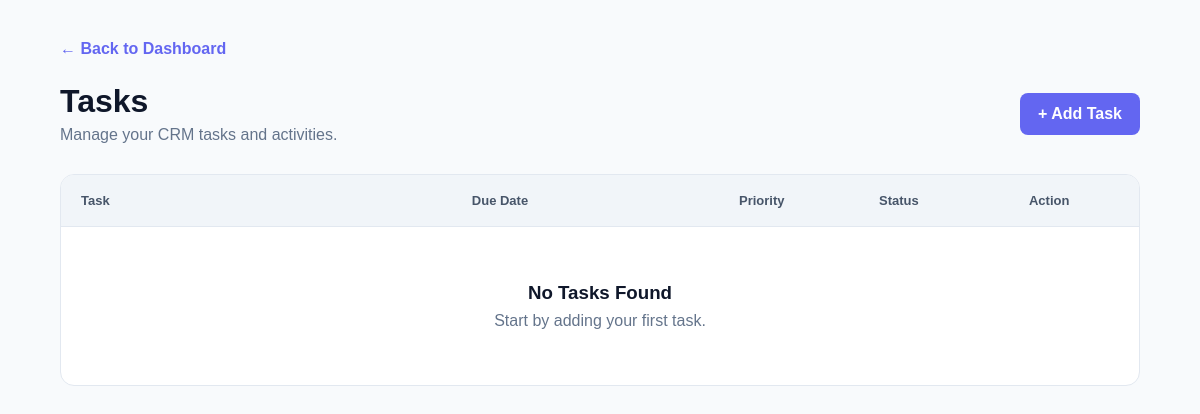
/tasks/, run on an earlier commit of the app's database.
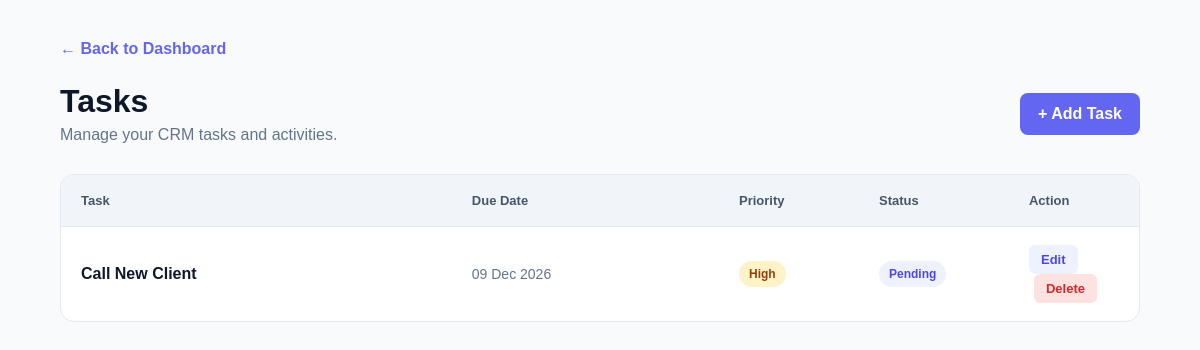
And on a later commit of the database.
### crm/models.py (models this page shows, shortened)
class Task(models.Model):
    PRIORITY_CHOICES = [
        ("Low", "Low"),
        ("Medium", "Medium"),
        ("High", "High"),
    ]
    STATUS_CHOICES = [
        ("Pending", "Pending"),
        ("In Progress", "In Progress"),
        ("Completed", "Completed"),
    ]
    title = models.CharField(max_length=200)
    description = models.TextField(blank=True)
    due_date = models.DateField()
    priority = models.CharField(
        max_length=20,
        choices=PRIORITY_CHOICES,
        default="Medium"
    )
    status = models.CharField(
        max_length=20,
        choices=STATUS_CHOICES,
        default="Pending"
    )
    created_at = models.DateTimeField(
        auto_now_add=True
    )

### crm/views.py (the view)
def task_list(request):
    tasks = Task.objects.all().order_by("-created_at")
    return render(
        request,
        "crm/tasks.html",
        {
            "tasks": tasks
        }
    )

### crm/templates/crm/tasks.html (shortened to what this page needs)
<!DOCTYPE html>
<html lang="en">
<head>
</head>
<body>
    <main class="container">
        <div class="page">
            <a href="{% url 'dashboard' %}" class="back">
                ← Back to Dashboard
            </a>
            <div class="header">
                <div>
                    <h1>
                        Tasks
                    </h1>
                    <p>
                        Manage your CRM tasks and activities.
                    </p>
                </div>
                <a href="{% url 'task_create' %}" class="add-btn">
                    + Add Task
                </a>
            </div>
            <div class="task-card">
                <div class="task-row task-header">
                    <div>
                        Task
                    </div>
                    <div>
                        Due Date
                    </div>
                    <div>
                        Priority
                    </div>
                    <div>
                        Status
                    </div>
                    <div>
                        Action
                    </div>
                </div>
                {% if tasks %}
                {% for task in tasks %}
                <div class="task-row">
                    <div class="task-title">
                        {{ task.title }}
                    </div>
                    <div class="task-date">
                        {% if task.due_date %}
                        {{ task.due_date|date:"d M Y" }}
                        {% else %}
                        No date
                        {% endif %}
                    </div>
                    <div>
                        <span class="priority">
                            {{ task.priority }}
                        </span>
                    </div>
                    <div>
                        <span class="status">
                            {{ task.status }}
                        </span>
                    </div>
                    <div>
                        <a href="{% url 'task_edit' task.id %}" class="view-btn">
                            Edit
                        </a>
                        <a href="{% url 'task_delete' task.id %}" class="delete-btn">
                            Delete
                        </a>
                    </div>
                </div>
                {% endfor %}
                {% else %}
                <div class="empty">
                    <h3>
                        No Tasks Found
                    </h3>
                    <p>
                        Start by adding your first task.
                    </p>
                </div>
                {% endif %}
            </div>
        </div>
    </main>
</body>
</html>

What changed in the data, as far as the page shows it:
added Task: title "Call New Client", due_date "09 Dec 2026", priority "High", status "Pending"
Also different on the page:
text no longer shown: "No Tasks Found Start by adding your first task."
